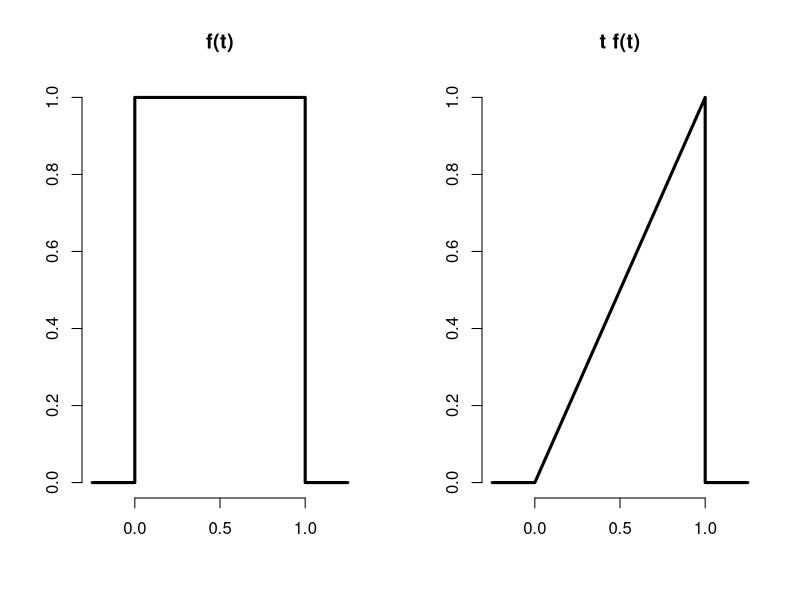
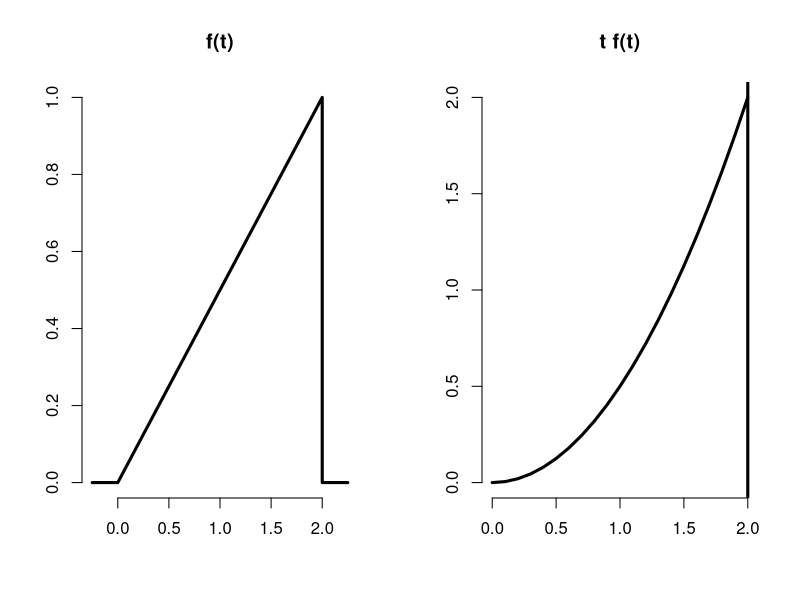
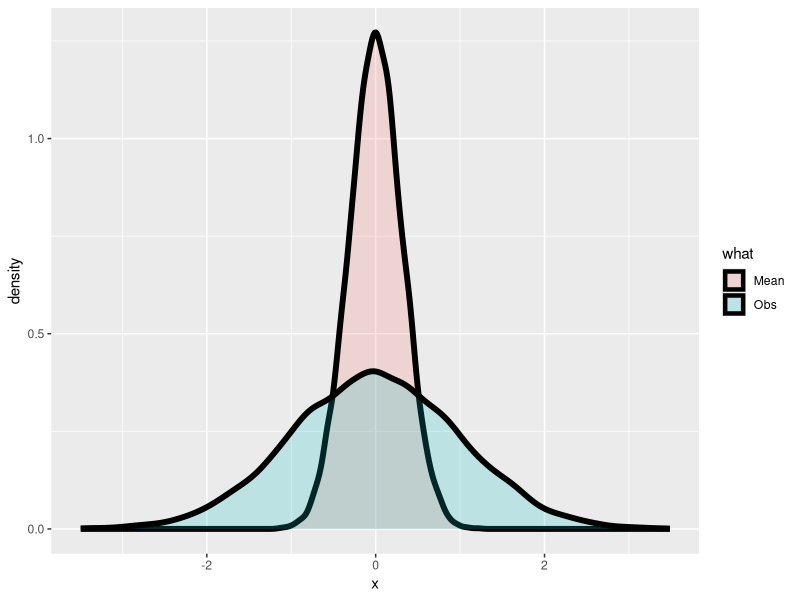
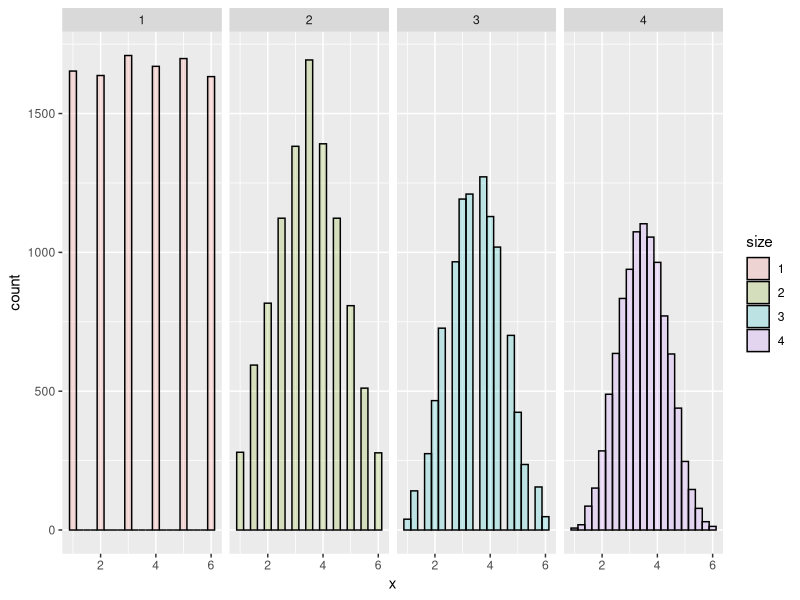

These charts were generated, in order, by the following R code:
## ---- chunk 1
"3.5"
## ---- chunk 2
expect_dice <- function(pmf){ mu <- 0; for (i in 1:6) mu <- mu + i*pmf[i]; mu}
## ---- chunk 3
expect_dice
## ---- chunk 4
dice_high <- c(1/21, 2/21, 3/21, 4/21, 5/21, 6/21)
## ---- chunk 5
dice_high
## ---- chunk 6
expect_dice(dice_high)
## ---- chunk 7
dice_low <- c(6/21, 5/21, 4/21, 3/21, 2/21, 1/21)
## ---- chunk 8
expect_dice(dice_low)
## ---- chunk 9
"3.5"
## ---- chunk 10
"Yes"
## ---- chunk 11
par(mfrow = c(1, 2))
plot(c(-0.25, 0, 0, 1, 1, 1.25), c(0, 0, 1, 1, 0, 0), type = "l", lwd = 3, frame = FALSE, xlab="", ylab = ""); title('f(t)')
plot(c(-0.25, 0, 1, 1, 1.25), c(0, 0, 1, 0, 0), type = "l", lwd = 3, frame = FALSE, xlab="", ylab = ""); title('t f(t)')
## ---- chunk 12
".5"
## ---- chunk 13
par(mfrow = c(1, 2))
plot(c(-0.25, 0, 2, 2, 2.25), c(0, 0, 1, 0, 0), type = "l", lwd = 3, frame = FALSE, xlab="", ylab = ""); title('f(t)')
my_x <- seq(0, 2, by=.1)
my_y <- my_x^2/2
plot(my_y ~ my_x, type = "l", lwd = 3, frame = FALSE, xlab="", ylab = ""); title('t f(t)')
abline(v=2.0, lwd=3)
myfunc <- function(x){x^2/2}
## ---- chunk 14
integrate(myfunc, 0, 2)
## ---- chunk 15
spop <- c(1, 4, 7, 10, 13)
## ---- chunk 16
spop
## ---- chunk 17
mean(spop)
## ---- chunk 18
sam0 <- c(1, 4)
sam1 <- c(1, 7)
sam2 <- c(1, 10)
sam3 <- c(1, 13)
sam4 <- c(4, 7)
sam5 <- c(4, 10)
sam6 <- c(4, 13)
sam7 <- c(7, 10)
sam8 <- c(7, 13)
sam9 <- c(10, 13)
allsam <- matrix(c(sam0, sam1, sam2, sam3, sam4, sam5, sam6, sam7, sam8, sam9), nrow=10, ncol=2, byrow=TRUE)
## ---- chunk 19
allsam
## ---- chunk 20
apply(allsam, 1, mean)
## ---- chunk 21
smeans <- apply(allsam, 1, mean)
## ---- chunk 22
mean(smeans)
## ---- chunk 23
library(ggplot2)
nosim <- 10000; n <- 10
dat <- data.frame(x = c(rnorm(nosim), apply(matrix(rnorm(nosim * n), nosim), 1, mean)),
                what = factor(rep(c("Obs", "Mean"), c(nosim, nosim))))
np <- ggplot(dat, aes(x = x, fill = what)) + geom_density(size = 2, alpha = .2); 
print(np)
## ---- chunk 24
dat <- data.frame(x = c(sample(1 : 6, nosim, replace = TRUE),
                apply(matrix(sample(1 : 6, nosim * 2, replace = TRUE), 
                             nosim), 1, mean),
                apply(matrix(sample(1 : 6, nosim * 3, replace = TRUE), 
                             nosim), 1, mean),
                apply(matrix(sample(1 : 6, nosim * 4, replace = TRUE), 
                             nosim), 1, mean)),
                size = factor(rep(1 : 4, rep(nosim, 4))))
g <- ggplot(dat, aes(x = x, fill = size)) + geom_histogram(alpha = .20, binwidth=.25, colour = "black") 
g <- g + facet_grid(. ~ size)
print(g)
## ---- chunk 25
"distributions"
## ---- chunk 26
"a population"
## ---- chunk 27
"observed data"
## ---- chunk 28
"False"
## ---- chunk 29
"True"
## ---- chunk 30
"True"
